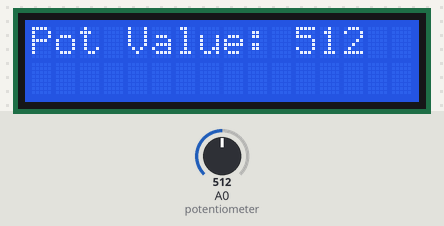
This sketch was run on a simulated Arduino Uno, built with avr-gcc and run on an emulated ATmega328P. Shown: 16×2 character LCD. The test bench sets the inputs (shaded band); at power-on: A0 (potentiometer) = 512.

Above: at 3.2 s.
3.3 s: A0 (potentiometer) set to 716
At 3.8 s:
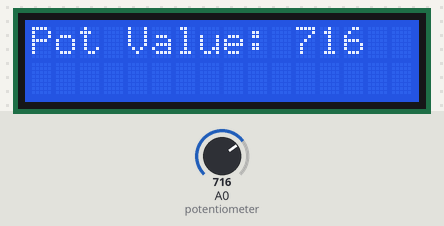
4.9 s: A0 (potentiometer) set to 900
At 5.7 s:
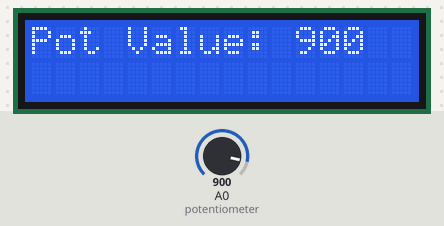
6.4 s: A0 (potentiometer) set to 1023
At 7.8 s:
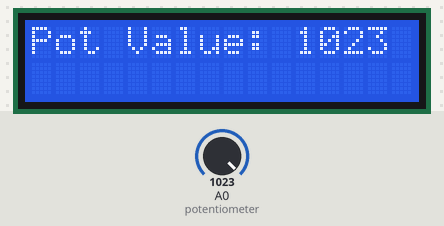
Timing chart, 0 to 9.4 s (numbered marks = the images above; inputs shaded):
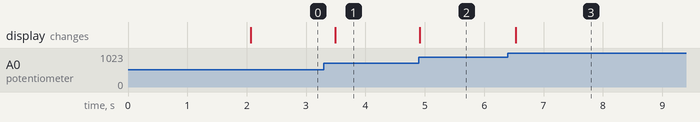

Measured:
- after the input at 3.3 s, the display: changes after 0.19 s (image 1)
- after the input at 4.9 s, the display: changes at once (image 2)
- after the input at 6.4 s, the display: changes after 0.14 s (image 3)

The sketch:

lab7_lcd_pot_display.ino
```cpp
// Lab 7: Display Potentiometer Value on 16x2 LCD

#include <LiquidCrystal.h>

// Initialize LCD: (RS, E, D4, D5, D6, D7)
LiquidCrystal lcd(12, 11, 5, 4, 3, 2);

void setup() {
  lcd.begin(16, 2);              // Set up the LCD (16 columns, 2 rows)
  lcd.print("Hello, Alan!");     // Display a welcome message
  delay(2000);                   // Wait for 2 seconds
  lcd.clear();                   // Clear the screen
}

void loop() {
  int potValue = analogRead(A0);  // Read potentiometer value (0–1023)

  lcd.setCursor(0, 0);            // First row, first column
  lcd.print("Pot Value: ");       // Print label

  lcd.setCursor(11, 0);           // First row, 12th column
  lcd.print("    ");              // Clear leftover digits
  lcd.setCursor(11, 0);           // Reset position
  lcd.print(potValue);            // Display value

  delay(200);                     // Update delay
}
```
